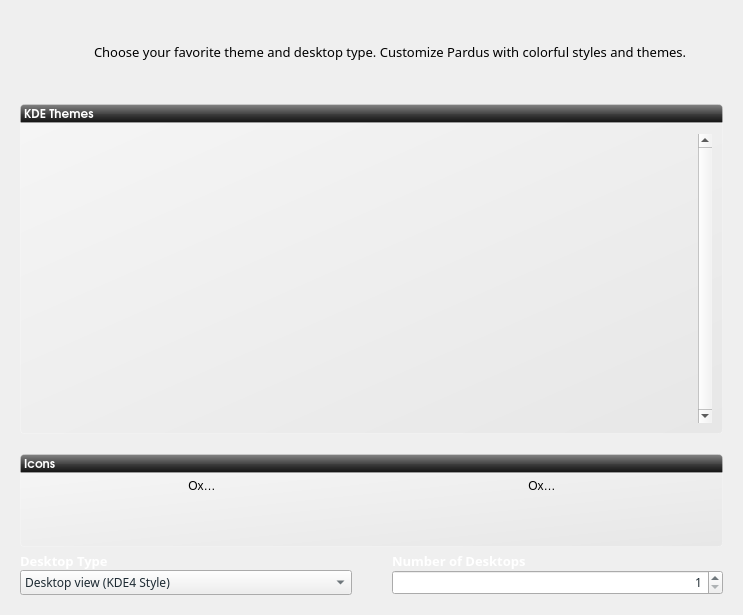
<?xml version="1.0" encoding="UTF-8"?>
<ui version="4.0">
 <class>styleWidget</class>
 <widget class="QWidget" name="styleWidget">
  <property name="geometry">
   <rect>
    <x>0</x>
    <y>0</y>
    <width>743</width>
    <height>615</height>
   </rect>
  </property>
  <property name="font">
   <font>
    <family>URW Gothic L</family>
    <pointsize>11</pointsize>
   </font>
  </property>
  <property name="windowTitle">
   <string>Themes</string>
  </property>
  <property name="styleSheet">
   <string notr="true">#iconContainer{padding:10px;background-color: qlineargradient(spread:pad, x1:1, y1:1, x2:0, y2:0, stop:0 rgba(219, 219, 219, 100), stop:1 rgba(255, 255, 255, 100));border: 1px solid rgba(255,255,255,50);border-bottom-left-radius: 4px;border-bottom-right-radius: 4px;}

#listIcon{ background-color: rgba(0,0,0,0); }</string>
  </property>
  <layout class="QGridLayout" name="gridLayout">
   <property name="margin">
    <number>20</number>
   </property>
   <property name="spacing">
    <number>0</number>
   </property>
   <item row="0" column="0">
    <widget class="QLabel" name="label_2">
     <property name="minimumSize">
      <size>
       <width>64</width>
       <height>64</height>
      </size>
     </property>
     <property name="maximumSize">
      <size>
       <width>64</width>
       <height>64</height>
      </size>
     </property>
     <property name="text">
      <string/>
     </property>
     <property name="pixmap">
      <pixmap resource="../data/kaptan.qrc">:/raw/pixmap/preferences-desktop-color.png</pixmap>
     </property>
    </widget>
   </item>
   <item row="0" column="1">
    <widget class="QLabel" name="description">
     <property name="minimumSize">
      <size>
       <width>300</width>
       <height>0</height>
      </size>
     </property>
     <property name="font">
      <font>
       <family>Sans Serif</family>
       <pointsize>10</pointsize>
       <weight>50</weight>
       <bold>false</bold>
      </font>
     </property>
     <property name="styleSheet">
      <string notr="true"/>
     </property>
     <property name="text">
      <string>Choose your favorite theme and desktop type. Customize Pardus with colorful styles and themes.</string>
     </property>
     <property name="wordWrap">
      <bool>true</bool>
     </property>
     <property name="indent">
      <number>10</number>
     </property>
    </widget>
   </item>
   <item row="1" column="0">
    <spacer name="verticalSpacer_3">
     <property name="orientation">
      <enum>Qt::Vertical</enum>
     </property>
     <property name="sizeType">
      <enum>QSizePolicy::Fixed</enum>
     </property>
     <property name="sizeHint" stdset="0">
      <size>
       <width>20</width>
       <height>20</height>
      </size>
     </property>
    </spacer>
   </item>
   <item row="2" column="0" colspan="2">
    <layout class="QVBoxLayout" name="verticalLayout">
     <property name="spacing">
      <number>0</number>
     </property>
     <item>
      <widget class="QLabel" name="label">
       <property name="font">
        <font>
         <family>URW Gothic L</family>
         <pointsize>9</pointsize>
         <weight>75</weight>
         <bold>true</bold>
         <underline>false</underline>
        </font>
       </property>
       <property name="styleSheet">
        <string notr="true">    background-color: qlineargradient(spread:pad, x1:0.5, y1:0, x2:0.5, y2:1, stop:0 rgba(132, 132, 132, 255), stop:0.501481 rgba(70, 70, 70, 255), stop:0.503057 rgba(62, 62, 62, 255), stop:1 rgba(16, 16, 16, 255));
/*background-color: qlineargradient(spread:pad, x1:1, y1:1, x2:0, y2:0, stop:0 rgba(219, 219, 219, 100), stop:1 rgba(255, 255, 255, 100));*/
border: 1px solid rgba(255,255,255,50);
color:white;
border-top-left-radius: 4px;
border-top-right-radius: 4px;</string>
       </property>
       <property name="text">
        <string>KDE Themes</string>
       </property>
       <property name="margin">
        <number>5</number>
       </property>
      </widget>
     </item>
     <item>
      <widget class="QListWidget" name="listStyles">
       <property name="enabled">
        <bool>true</bool>
       </property>
       <property name="minimumSize">
        <size>
         <width>0</width>
         <height>0</height>
        </size>
       </property>
       <property name="font">
        <font>
         <family>URW Gothic L</family>
         <pointsize>8</pointsize>
         <weight>50</weight>
         <bold>false</bold>
        </font>
       </property>
       <property name="styleSheet">
        <string notr="true">#listStyles{
padding:10px;
background-color: qlineargradient(spread:pad, x1:1, y1:1, x2:0, y2:0, stop:0 rgba(219, 219, 219, 100), stop:1 rgba(255, 255, 255, 100));
border: 1px solid rgba(255,255,255,50);
border-bottom-left-radius: 4px;
border-bottom-right-radius: 4px;
}
</string>
       </property>
       <property name="frameShape">
        <enum>QFrame::NoFrame</enum>
       </property>
       <property name="verticalScrollBarPolicy">
        <enum>Qt::ScrollBarAlwaysOn</enum>
       </property>
       <property name="alternatingRowColors">
        <bool>false</bool>
       </property>
       <property name="verticalScrollMode">
        <enum>QAbstractItemView::ScrollPerPixel</enum>
       </property>
       <property name="horizontalScrollMode">
        <enum>QAbstractItemView::ScrollPerPixel</enum>
       </property>
       <property name="movement">
        <enum>QListView::Static</enum>
       </property>
       <property name="isWrapping" stdset="0">
        <bool>true</bool>
       </property>
       <property name="resizeMode">
        <enum>QListView::Adjust</enum>
       </property>
       <property name="layoutMode">
        <enum>QListView::SinglePass</enum>
       </property>
       <property name="spacing">
        <number>0</number>
       </property>
       <property name="gridSize">
        <size>
         <width>140</width>
         <height>170</height>
        </size>
       </property>
       <property name="viewMode">
        <enum>QListView::IconMode</enum>
       </property>
       <property name="uniformItemSizes">
        <bool>true</bool>
       </property>
       <property name="batchSize">
        <number>1</number>
       </property>
       <property name="wordWrap">
        <bool>true</bool>
       </property>
       <property name="selectionRectVisible">
        <bool>true</bool>
       </property>
      </widget>
     </item>
     <item>
      <spacer name="verticalSpacer_4">
       <property name="orientation">
        <enum>Qt::Vertical</enum>
       </property>
       <property name="sizeType">
        <enum>QSizePolicy::Fixed</enum>
       </property>
       <property name="sizeHint" stdset="0">
        <size>
         <width>20</width>
         <height>20</height>
        </size>
       </property>
      </spacer>
     </item>
     <item>
      <widget class="QLabel" name="label_3">
       <property name="font">
        <font>
         <family>URW Gothic L</family>
         <pointsize>9</pointsize>
         <weight>75</weight>
         <bold>true</bold>
         <underline>false</underline>
        </font>
       </property>
       <property name="styleSheet">
        <string notr="true">    background-color: qlineargradient(spread:pad, x1:0.5, y1:0, x2:0.5, y2:1, stop:0 rgba(132, 132, 132, 255), stop:0.501481 rgba(70, 70, 70, 255), stop:0.503057 rgba(62, 62, 62, 255), stop:1 rgba(16, 16, 16, 255));
/*background-color: qlineargradient(spread:pad, x1:1, y1:1, x2:0, y2:0, stop:0 rgba(219, 219, 219, 100), stop:1 rgba(255, 255, 255, 100));*/
border: 1px solid rgba(255,255,255,50);
color:white;
border-top-left-radius: 4px;
border-top-right-radius: 4px;</string>
       </property>
       <property name="text">
        <string>Icons</string>
       </property>
       <property name="margin">
        <number>5</number>
       </property>
      </widget>
     </item>
     <item>
      <widget class="QGroupBox" name="iconContainer">
       <property name="title">
        <string/>
       </property>
       <property name="flat">
        <bool>true</bool>
       </property>
       <property name="checkable">
        <bool>false</bool>
       </property>
       <layout class="QHBoxLayout" name="horizontalLayout">
        <property name="spacing">
         <number>0</number>
        </property>
        <property name="margin">
         <number>0</number>
        </property>
        <item>
         <widget class="QListWidget" name="listIcon">
          <property name="sizePolicy">
           <sizepolicy hsizetype="Fixed" vsizetype="Fixed">
            <horstretch>0</horstretch>
            <verstretch>0</verstretch>
           </sizepolicy>
          </property>
          <property name="minimumSize">
           <size>
            <width>679</width>
            <height>0</height>
           </size>
          </property>
          <property name="maximumSize">
           <size>
            <width>16777215</width>
            <height>65</height>
           </size>
          </property>
          <property name="styleSheet">
           <string notr="true"/>
          </property>
          <property name="frameShape">
           <enum>QFrame::NoFrame</enum>
          </property>
          <property name="verticalScrollBarPolicy">
           <enum>Qt::ScrollBarAlwaysOff</enum>
          </property>
          <property name="horizontalScrollBarPolicy">
           <enum>Qt::ScrollBarAlwaysOff</enum>
          </property>
          <property name="alternatingRowColors">
           <bool>false</bool>
          </property>
          <property name="iconSize">
           <size>
            <width>313</width>
            <height>48</height>
           </size>
          </property>
          <property name="textElideMode">
           <enum>Qt::ElideRight</enum>
          </property>
          <property name="movement">
           <enum>QListView::Static</enum>
          </property>
          <property name="isWrapping" stdset="0">
           <bool>false</bool>
          </property>
          <property name="resizeMode">
           <enum>QListView::Adjust</enum>
          </property>
          <property name="layoutMode">
           <enum>QListView::SinglePass</enum>
          </property>
          <property name="spacing">
           <number>0</number>
          </property>
          <property name="gridSize">
           <size>
            <width>340</width>
            <height>70</height>
           </size>
          </property>
          <property name="viewMode">
           <enum>QListView::IconMode</enum>
          </property>
          <property name="uniformItemSizes">
           <bool>true</bool>
          </property>
          <property name="wordWrap">
           <bool>true</bool>
          </property>
          <property name="selectionRectVisible">
           <bool>false</bool>
          </property>
          <property name="currentRow">
           <number>-1</number>
          </property>
          <item>
           <property name="text">
            <string>Oxygen</string>
           </property>
           <property name="toolTip">
            <string>oxygen</string>
           </property>
           <property name="statusTip">
            <string>oxygen</string>
           </property>
           <property name="icon">
            <iconset resource="../data/kaptan.qrc">
             <normaloff>:/raw/pixmap/oxygen.png</normaloff>:/raw/pixmap/oxygen.png</iconset>
           </property>
          </item>
          <item>
           <property name="text">
            <string>Oxygen</string>
           </property>
           <property name="icon">
            <iconset resource="../data/kaptan.qrc">
             <normaloff>:/raw/pixmap/oxygen_lxde.png</normaloff>:/raw/pixmap/oxygen_lxde.png</iconset>
           </property>
          </item>
          <item>
           <property name="text">
            <string>Milky</string>
           </property>
           <property name="toolTip">
            <string>milky</string>
           </property>
           <property name="statusTip">
            <string>milky</string>
           </property>
           <property name="icon">
            <iconset resource="../data/kaptan.qrc">
             <normaloff>:/raw/pixmap/milky.png</normaloff>:/raw/pixmap/milky.png</iconset>
           </property>
          </item>
         </widget>
        </item>
       </layout>
      </widget>
     </item>
     <item>
      <spacer name="verticalSpacer_5">
       <property name="orientation">
        <enum>Qt::Vertical</enum>
       </property>
       <property name="sizeType">
        <enum>QSizePolicy::Fixed</enum>
       </property>
       <property name="sizeHint" stdset="0">
        <size>
         <width>20</width>
         <height>5</height>
        </size>
       </property>
      </spacer>
     </item>
     <item>
      <layout class="QHBoxLayout" name="horizontalLayout_3">
       <item>
        <layout class="QVBoxLayout" name="verticalLayout_3">
         <item>
          <widget class="QLabel" name="labelDesktopType">
           <property name="font">
            <font>
             <family>Sans Serif</family>
             <pointsize>10</pointsize>
             <weight>75</weight>
             <bold>true</bold>
            </font>
           </property>
           <property name="styleSheet">
            <string notr="true">color: white</string>
           </property>
           <property name="text">
            <string>Desktop Type</string>
           </property>
          </widget>
         </item>
         <item>
          <widget class="QComboBox" name="comboBoxDesktopType">
           <property name="font">
            <font>
             <family>Sans Serif</family>
             <pointsize>9</pointsize>
            </font>
           </property>
           <property name="styleSheet">
            <string notr="true">color: rgb(30, 43, 51)</string>
           </property>
           <item>
            <property name="text">
             <string>Desktop view (KDE4 Style)</string>
            </property>
           </item>
           <item>
            <property name="text">
             <string>Folder view (KDE3 Style)</string>
            </property>
           </item>
          </widget>
         </item>
        </layout>
       </item>
       <item>
        <spacer name="horizontalSpacer_4">
         <property name="orientation">
          <enum>Qt::Horizontal</enum>
         </property>
         <property name="sizeType">
          <enum>QSizePolicy::Fixed</enum>
         </property>
         <property name="sizeHint" stdset="0">
          <size>
           <width>40</width>
           <height>20</height>
          </size>
         </property>
        </spacer>
       </item>
       <item>
        <layout class="QVBoxLayout" name="verticalLayout_2">
         <item>
          <widget class="QLabel" name="labelDesktopNumbers">
           <property name="font">
            <font>
             <family>Sans Serif</family>
             <pointsize>10</pointsize>
             <weight>75</weight>
             <bold>true</bold>
            </font>
           </property>
           <property name="styleSheet">
            <string notr="true">color: white</string>
           </property>
           <property name="text">
            <string>Number of Desktops</string>
           </property>
          </widget>
         </item>
         <item>
          <widget class="QSpinBox" name="spinBoxDesktopNumbers">
           <property name="font">
            <font>
             <family>Sans Serif</family>
             <pointsize>9</pointsize>
            </font>
           </property>
           <property name="layoutDirection">
            <enum>Qt::LeftToRight</enum>
           </property>
           <property name="styleSheet">
            <string notr="true">color: rgb(30, 43, 51)</string>
           </property>
           <property name="alignment">
            <set>Qt::AlignRight|Qt::AlignTrailing|Qt::AlignVCenter</set>
           </property>
           <property name="minimum">
            <number>1</number>
           </property>
          </widget>
         </item>
        </layout>
       </item>
      </layout>
     </item>
     <item>
      <layout class="QHBoxLayout" name="horizontalLayout_2"/>
     </item>
    </layout>
   </item>
  </layout>
 </widget>
 <resources>
  <include location="../data/kaptan.qrc"/>
 </resources>
 <connections/>
</ui>
